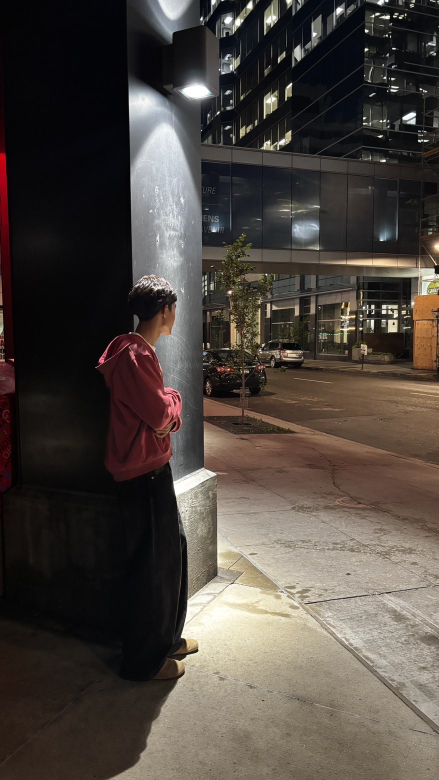
#> input picture IMG_8937.jpeg, 878 x 1560 px, found by its file name (shown at 1/2 size)
$ python import-photos.py
#> lines starting #> are read from the running program, lines starting #| are printed output that depends on the picture
#!/usr/bin/env python3
"""
Turn the originals in photos-src/ into the WebP derivatives the site uses.

    python3 scripts/import-photos.py

Every slot in public/assets/img/ is produced here, so the mapping between a
real photograph and where it appears is written down in one place instead of
being buried in markup.

Adding a photo: drop it in photos-src/, add an entry to SOURCES with a focal
point, then list the slots it should fill in SLOTS and re-run.

Metadata is stripped on the way out — phone exports can carry GPS, and these
are photographs of identifiable young athletes at named locations.
"""

import hashlib
import re
from pathlib import Path

from PIL import Image, ImageOps

ROOT = Path(__file__).resolve().parent.parent
SRC = ROOT / "photos-src"
OUT = ROOT / "public" / "assets" / "img"

# Focal point as a fraction of the frame: where the subject actually is, so
# cropping to a different aspect keeps them rather than the background.
SOURCES = {
    # The photographer himself. Confirmed by the client — do not reassign this
    # to an athlete slot, and do not caption it as a subject.
    "owner":    {"file": "IMG_8937.jpeg", "focus": (0.33, 0.48), "look": "natural"},

    # Selective-colour set: green kit isolated, everything else drained.
    "sideline": {"file": "IMG_8934.jpeg", "focus": (0.30, 0.42), "look": "selective"},
    "dribble":  {"file": "IMG_8935.jpeg", "focus": (0.48, 0.50), "look": "selective"},
    "strike":   {"file": "IMG_8936.jpeg", "focus": (0.45, 0.48), "look": "selective"},

    # Natural-colour set.
    "run":      {"file": "IMG_8938.jpeg", "focus": (0.38, 0.45), "look": "natural"},
    "bench":    {"file": "IMG_8939.jpeg", "focus": (0.50, 0.52), "look": "natural"},

    # IMG_8940 is an amusement park. No athlete, nothing that reads as sports
    # photography, so it is deliberately unused.
}

# slot -> (source, width, height)
SLOTS = {
    # Hero background. He fills the frame; the copy sits over the dark upper
    # third. Measured: top of this photo is L=0.03-0.14 (13-18:1 for white
    # text), bottom is lit pavement at L=0.35 (2.7:1, unusable) — so he is
    # positioned low and the text stays high.
    "hero-bg": ("owner", 1100, 1650),
    # Work strip beneath the hero.
    "hero-02": ("dribble",  870, 1160),
    "hero-03": ("run",      870, 1160),
    "hero-04": ("strike",   870, 1160),

    # Service cards, cropped tighter so they do not repeat the hero.
    "service-recruiting": ("sideline", 860, 1075),
    "service-matchday":   ("strike",   860, 1075),
    "service-portrait":   ("bench",    860, 1075),   # the seated player, not the owner
    "service-brand":      ("dribble",  860, 1075),

    # Portfolio. Four athlete frames plus the landscape band. The owner's own
    # portrait is not in here: a portfolio shows the work, not the photographer.
    "work-01": ("dribble",  860, 1075),
    "work-02": ("strike",   860, 1075),
    "work-03": ("run",      860, 1075),
    "work-04": ("sideline", 860, 1075),
    "work-06": ("bench",   1400,  875),
}

ZOOM = {
    # He stands in the left third of a wide street scene. At 1.0 he is a small
    # figure in a car park; the hero needs him to read as the subject.
    "hero-bg": 1.3,
    "service-recruiting": 1.35,
    "service-matchday": 1.30,
    "service-portrait": 1.75,   # tight on the seated player
    "service-brand": 1.15,
}

# Per-slot focal overrides. A tight crop needs to sit higher than the frame's
# natural centre or it takes the head off.
FOCUS = {
    "hero-bg": (0.24, 0.62),   # sits him low, leaving the dark top for type
    "service-brand": (0.48, 0.38),
    "service-recruiting": (0.30, 0.38),
    "service-matchday": (0.45, 0.44),
    "service-portrait": (0.47, 0.60),   # the seated figure sits low in the frame
}


def crop_to(img, target_w, target_h, focus, zoom=1.0):
    """Crop to the target aspect around a focal point, then resize."""
    target_ratio = target_w / target_h
    w, h = img.size

    # Largest box of the target aspect that fits, scaled down by `zoom`.
    if w / h > target_ratio:
        box_h = h / zoom
        box_w = box_h * target_ratio
    else:
        box_w = w / zoom
        box_h = box_w / target_ratio

    box_w, box_h = min(box_w, w), min(box_h, h)

    # Centre the box on the focal point, then pull it back inside the frame.
    cx, cy = focus[0] * w, focus[1] * h
    left = max(0, min(cx - box_w / 2, w - box_w))
    top = max(0, min(cy - box_h / 2, h - box_h))

    cropped = img.crop((round(left), round(top),
                        round(left + box_w), round(top + box_h)))
    return cropped.resize((target_w, target_h), Image.LANCZOS)


def main():
    missing = [s["file"] for s in SOURCES.values() if not (SRC / s["file"]).exists()]
    if missing:
        print(f"Missing from photos-src/: {', '.join(missing)}")
        return 1

    loaded = {}
    for key, spec in SOURCES.items():
        img = ImageOps.exif_transpose(Image.open(SRC / spec["file"])).convert("RGB")
#> img is the input picture: PIL image 878x1560 RGB; mean R, G, B 76.2, 68.6, 62.7
        loaded[key] = img
        print(f"  {spec['file']:16} {img.width}x{img.height}  -> {key}")
#|   IMG_8937.jpeg    878x1560  -> owner

    print()
    total = 0
#> total = 0
    for slot, (key, w, h) in SLOTS.items():
        focus = FOCUS.get(slot, SOURCES[key]["focus"])
        out = crop_to(loaded[key], w, h, focus, ZOOM.get(slot, 1.0))
        # No exif= argument, so nothing is carried through.
        path = OUT / f"{slot}.webp"
        out.save(path, "WEBP", quality=84, method=6)
        kb = path.stat().st_size // 1024
        total += kb
        print(f"  {slot:20} {w}x{h}  {kb}KB  ({key})")
#> this loop made 1 pass
#> pass 1, in crop_to, `cropped = img.crop((round(left), round(top), round(left + box_w), roun..`:
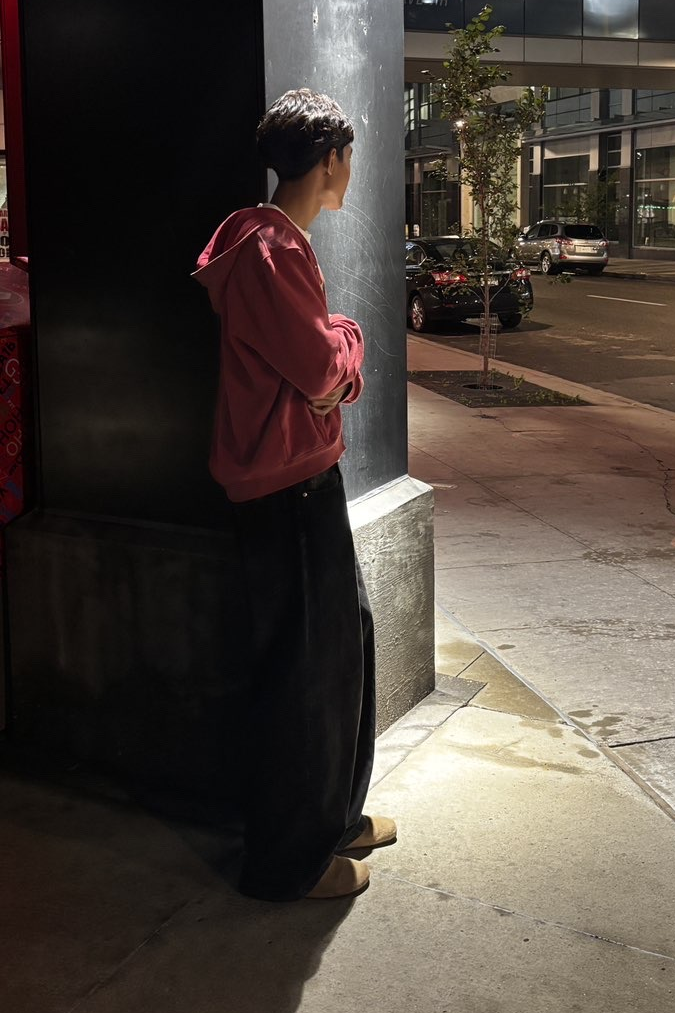
#> cropped: PIL image 675x1013 RGB; mean R, G, B 77.7, 68.6, 61.3
#> after the loop, total = 0

    stamp_html()
    print(f"\n{len(SLOTS)} frames, {total}KB total.")
    return 0


def stamp_html():
    """Append a content hash to every image URL in the pages.

    Filenames are deliberately stable so a photo can be swapped without
    touching markup. The cost is that browsers keep serving the old picture —
    up to a day, per the cache headers. Stamping the URL with a hash of the
    file means a changed photo is a changed URL, and the new one appears at
    once.
    """
    digests = {}
    for path in sorted(OUT.glob("*.webp")) + sorted(OUT.glob("*.jpg")):
        digests[path.name] = hashlib.sha256(path.read_bytes()).hexdigest()[:8]

    pattern = re.compile(r'(/assets/img/([A-Za-z0-9_-]+\.(?:webp|jpg)))(\?v=[a-f0-9]+)?')
    changed = 0

    for page in sorted((ROOT / "public").rglob("*.html")):
        source = page.read_text(encoding="utf-8")
        updated = pattern.sub(
            lambda m: m.group(1) + (f"?v={digests[m.group(2)]}" if m.group(2) in digests else ""),
            source,
        )
        if updated != source:
            page.write_text(updated, encoding="utf-8")
            changed += 1

    print(f"  version-stamped image URLs in {changed} page(s)")


if __name__ == "__main__":
#> (the run stopped early here; a loop or call above may not have finished)
